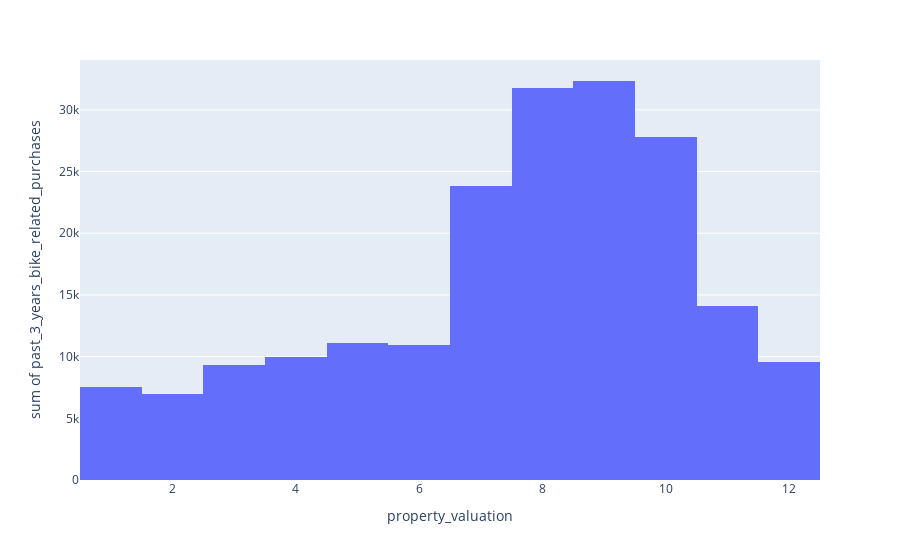

The notebook cell saved with this chart:
### Code cell
px.histogram(data_frame=df,x='property_valuation', y='past_3_years_bike_related_purchases')

### Figure 1 — Plotly figure (JSON) as saved in the notebook; plotly's stock layout.template omitted (floating-point values rounded to 4 significant figures; data arrays with more than 128 entries replaced by an {"elided": "..."} marker saying what was removed)
{"data": [{"alignmentgroup": "True", "bingroup": "x", "histfunc": "sum", "hovertemplate": "property_valuation=%{x}<br>sum of past_3_years_bike_related_purchases=%{y}<extra></extra>", "legendgroup": "", "marker": {"color": "#636efa", "pattern": {"shape": ""}}, "name": "", "offsetgroup": "", "orientation": "v", "showlegend": false, "type": "histogram", "x": {"elided": "4000 int values"}, "xaxis": "x", "y": {"elided": "4000 int values"}, "yaxis": "y"}], "layout": {"autosize": true, "barmode": "relative", "legend": {"tracegroupgap": 0}, "margin": {"t": 60}, "xaxis": {"anchor": "y", "autorange": true, "domain": [0, 1], "range": [0.5, 12.5], "title": {"text": "property_valuation"}, "type": "linear"}, "yaxis": {"anchor": "x", "autorange": true, "domain": [0, 1], "range": [0, 34040.0], "title": {"text": "sum of past_3_years_bike_related_purchases"}, "type": "linear"}}}
